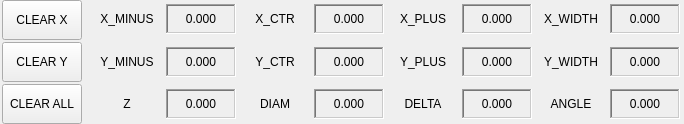
       <widget class="QWidget" name="widget_probe_results" native="true">
        <layout class="QHBoxLayout" name="horizontalLayout_51">
         <property name="spacing">
          <number>4</number>
         </property>
         <property name="leftMargin">
          <number>0</number>
         </property>
         <property name="topMargin">
          <number>0</number>
         </property>
         <property name="rightMargin">
          <number>0</number>
         </property>
         <property name="bottomMargin">
          <number>0</number>
         </property>
         <item>
          <widget class="QWidget" name="widget_clear_results" native="true">
           <property name="maximumSize">
            <size>
             <width>90</width>
             <height>16777215</height>
            </size>
           </property>
           <layout class="QVBoxLayout" name="verticalLayout_45">
            <property name="spacing">
             <number>2</number>
            </property>
            <property name="leftMargin">
             <number>2</number>
            </property>
            <property name="topMargin">
             <number>0</number>
            </property>
            <property name="rightMargin">
             <number>2</number>
            </property>
            <property name="bottomMargin">
             <number>0</number>
            </property>
            <item>
             <widget class="QPushButton" name="btn_clear_x_results">
              <property name="sizePolicy">
               <sizepolicy hsizetype="Fixed" vsizetype="Fixed">
                <horstretch>0</horstretch>
                <verstretch>0</verstretch>
               </sizepolicy>
              </property>
              <property name="minimumSize">
               <size>
                <width>80</width>
                <height>40</height>
               </size>
              </property>
              <property name="maximumSize">
               <size>
                <width>80</width>
                <height>40</height>
               </size>
              </property>
              <property name="text">
               <string>CLEAR X</string>
              </property>
              <property name="filename" stdset="0">
               <string>x_data_reset</string>
              </property>
              <attribute name="buttonGroup">
               <string notr="true">clear_buttonGroup</string>
              </attribute>
             </widget>
            </item>
            <item>
             <widget class="QPushButton" name="btn_clear_y_results">
              <property name="sizePolicy">
               <sizepolicy hsizetype="Fixed" vsizetype="Fixed">
                <horstretch>0</horstretch>
                <verstretch>0</verstretch>
               </sizepolicy>
              </property>
              <property name="minimumSize">
               <size>
                <width>80</width>
                <height>40</height>
               </size>
              </property>
              <property name="maximumSize">
               <size>
                <width>80</width>
                <height>40</height>
               </size>
              </property>
              <property name="text">
               <string>CLEAR Y</string>
              </property>
              <property name="filename" stdset="0">
               <string>y_data_reset</string>
              </property>
              <attribute name="buttonGroup">
               <string notr="true">clear_buttonGroup</string>
              </attribute>
             </widget>
            </item>
            <item>
             <widget class="QPushButton" name="bt_clear_all_results">
              <property name="sizePolicy">
               <sizepolicy hsizetype="Fixed" vsizetype="Fixed">
                <horstretch>0</horstretch>
                <verstretch>0</verstretch>
               </sizepolicy>
              </property>
              <property name="minimumSize">
               <size>
                <width>80</width>
                <height>40</height>
               </size>
              </property>
              <property name="text">
               <string>CLEAR ALL</string>
              </property>
              <property name="filename" stdset="0">
               <string>reset_all_data</string>
              </property>
              <attribute name="buttonGroup">
               <string notr="true">clear_buttonGroup</string>
              </attribute>
             </widget>
            </item>
           </layout>
          </widget>
         </item>
         <item>
          <widget class="QWidget" name="widget_result_table" native="true">
           <layout class="QVBoxLayout" name="verticalLayout_46">
            <property name="spacing">
             <number>4</number>
            </property>
            <property name="leftMargin">
             <number>2</number>
            </property>
            <property name="topMargin">
             <number>0</number>
            </property>
            <property name="rightMargin">
             <number>2</number>
            </property>
            <property name="bottomMargin">
             <number>0</number>
            </property>
            <item>
             <widget class="QWidget" name="widget_x_results" native="true">
              <layout class="QHBoxLayout" name="horizontalLayout_52">
               <property name="spacing">
                <number>4</number>
               </property>
               <property name="leftMargin">
                <number>2</number>
               </property>
               <property name="topMargin">
                <number>0</number>
               </property>
               <property name="rightMargin">
                <number>2</number>
               </property>
               <property name="bottomMargin">
                <number>0</number>
               </property>
               <item>
                <widget class="QLabel" name="label_43">
                 <property name="sizePolicy">
                  <sizepolicy hsizetype="Fixed" vsizetype="Fixed">
                   <horstretch>0</horstretch>
                   <verstretch>0</verstretch>
                  </sizepolicy>
                 </property>
                 <property name="minimumSize">
                  <size>
                   <width>70</width>
                   <height>30</height>
                  </size>
                 </property>
                 <property name="maximumSize">
                  <size>
                   <width>70</width>
                   <height>30</height>
                  </size>
                 </property>
                 <property name="text">
                  <string>X_MINUS</string>
                 </property>
                 <property name="alignment">
                  <set>Qt::AlignCenter</set>
                 </property>
                </widget>
               </item>
               <item>
                <widget class="QLabel" name="status_xminus">
                 <property name="sizePolicy">
                  <sizepolicy hsizetype="Preferred" vsizetype="Fixed">
                   <horstretch>0</horstretch>
                   <verstretch>0</verstretch>
                  </sizepolicy>
                 </property>
                 <property name="minimumSize">
                  <size>
                   <width>70</width>
                   <height>30</height>
                  </size>
                 </property>
                 <property name="maximumSize">
                  <size>
                   <width>70</width>
                   <height>30</height>
                  </size>
                 </property>
                 <property name="frameShape">
                  <enum>QFrame::WinPanel</enum>
                 </property>
                 <property name="frameShadow">
                  <enum>QFrame::Sunken</enum>
                 </property>
                 <property name="text">
                  <string>0.000</string>
                 </property>
                 <property name="alignment">
                  <set>Qt::AlignCenter</set>
                 </property>
                </widget>
               </item>
               <item>
                <widget class="QLabel" name="label_44">
                 <property name="sizePolicy">
                  <sizepolicy hsizetype="Fixed" vsizetype="Fixed">
                   <horstretch>0</horstretch>
                   <verstretch>0</verstretch>
                  </sizepolicy>
                 </property>
                 <property name="minimumSize">
                  <size>
                   <width>70</width>
                   <height>30</height>
                  </size>
                 </property>
                 <property name="maximumSize">
                  <size>
                   <width>70</width>
                   <height>30</height>
                  </size>
                 </property>
                 <property name="text">
                  <string>X_CTR</string>
                 </property>
                 <property name="alignment">
                  <set>Qt::AlignCenter</set>
                 </property>
                </widget>
               </item>
               <item>
                <widget class="QLabel" name="status_xcenter">
                 <property name="sizePolicy">
                  <sizepolicy hsizetype="Preferred" vsizetype="Fixed">
                   <horstretch>0</horstretch>
                   <verstretch>0</verstretch>
                  </sizepolicy>
                 </property>
                 <property name="minimumSize">
                  <size>
                   <width>70</width>
                   <height>30</height>
                  </size>
                 </property>
                 <property name="maximumSize">
                  <size>
                   <width>70</width>
                   <height>30</height>
                  </size>
                 </property>
                 <property name="frameShape">
                  <enum>QFrame::WinPanel</enum>
                 </property>
                 <property name="frameShadow">
                  <enum>QFrame::Sunken</enum>
                 </property>
                 <property name="text">
                  <string>0.000</string>
                 </property>
                 <property name="alignment">
                  <set>Qt::AlignCenter</set>
                 </property>
                </widget>
               </item>
               <item>
                <widget class="QLabel" name="label_45">
                 <property name="sizePolicy">
                  <sizepolicy hsizetype="Fixed" vsizetype="Fixed">
                   <horstretch>0</horstretch>
                   <verstretch>0</verstretch>
                  </sizepolicy>
                 </property>
                 <property name="minimumSize">
                  <size>
                   <width>70</width>
                   <height>30</height>
                  </size>
                 </property>
                 <property name="maximumSize">
                  <size>
                   <width>70</width>
                   <height>30</height>
                  </size>
                 </property>
                 <property name="text">
                  <string>X_PLUS</string>
                 </property>
                 <property name="alignment">
                  <set>Qt::AlignCenter</set>
                 </property>
                </widget>
               </item>
               <item>
                <widget class="QLabel" name="status_xplus">
                 <property name="sizePolicy">
                  <sizepolicy hsizetype="Preferred" vsizetype="Fixed">
                   <horstretch>0</horstretch>
                   <verstretch>0</verstretch>
                  </sizepolicy>
                 </property>
                 <property name="minimumSize">
                  <size>
                   <width>70</width>
                   <height>30</height>
                  </size>
                 </property>
                 <property name="maximumSize">
                  <size>
                   <width>70</width>
                   <height>30</height>
                  </size>
                 </property>
                 <property name="frameShape">
                  <enum>QFrame::WinPanel</enum>
                 </property>
                 <property name="frameShadow">
                  <enum>QFrame::Sunken</enum>
                 </property>
                 <property name="text">
                  <string>0.000</string>
                 </property>
                 <property name="alignment">
                  <set>Qt::AlignCenter</set>
                 </property>
                </widget>
               </item>
               <item>
                <widget class="QLabel" name="label_46">
                 <property name="sizePolicy">
                  <sizepolicy hsizetype="Fixed" vsizetype="Fixed">
                   <horstretch>0</horstretch>
                   <verstretch>0</verstretch>
                  </sizepolicy>
                 </property>
                 <property name="minimumSize">
                  <size>
                   <width>70</width>
                   <height>30</height>
                  </size>
                 </property>
                 <property name="maximumSize">
                  <size>
                   <width>70</width>
                   <height>30</height>
                  </size>
                 </property>
                 <property name="text">
                  <string>X_WIDTH</string>
                 </property>
                 <property name="alignment">
                  <set>Qt::AlignCenter</set>
                 </property>
                </widget>
               </item>
               <item>
                <widget class="QLabel" name="status_xwidth">
                 <property name="sizePolicy">
                  <sizepolicy hsizetype="Preferred" vsizetype="Fixed">
                   <horstretch>0</horstretch>
                   <verstretch>0</verstretch>
                  </sizepolicy>
                 </property>
                 <property name="minimumSize">
                  <size>
                   <width>70</width>
                   <height>30</height>
                  </size>
                 </property>
                 <property name="maximumSize">
                  <size>
                   <width>70</width>
                   <height>30</height>
                  </size>
                 </property>
                 <property name="frameShape">
                  <enum>QFrame::WinPanel</enum>
                 </property>
                 <property name="frameShadow">
                  <enum>QFrame::Sunken</enum>
                 </property>
                 <property name="text">
                  <string>0.000</string>
                 </property>
                 <property name="alignment">
                  <set>Qt::AlignCenter</set>
                 </property>
                </widget>
               </item>
              </layout>
             </widget>
            </item>
            <item>
             <widget class="QWidget" name="widget_y_results" native="true">
              <layout class="QHBoxLayout" name="horizontalLayout_53" stretch="0,0,0,0,0,0,0,0">
               <property name="spacing">
                <number>4</number>
               </property>
               <property name="leftMargin">
                <number>2</number>
               </property>
               <property name="topMargin">
                <number>0</number>
               </property>
               <property name="rightMargin">
                <number>2</number>
               </property>
               <property name="bottomMargin">
                <number>0</number>
               </property>
               <item>
                <widget class="QLabel" name="label_47">
                 <property name="sizePolicy">
                  <sizepolicy hsizetype="Fixed" vsizetype="Fixed">
                   <horstretch>0</horstretch>
                   <verstretch>0</verstretch>
                  </sizepolicy>
                 </property>
                 <property name="minimumSize">
                  <size>
                   <width>70</width>
                   <height>30</height>
                  </size>
                 </property>
                 <property name="maximumSize">
                  <size>
                   <width>70</width>
                   <height>30</height>
                  </size>
                 </property>
                 <property name="text">
                  <string>Y_MINUS</string>
                 </property>
                 <property name="alignment">
                  <set>Qt::AlignCenter</set>
                 </property>
                </widget>
               </item>
               <item>
                <widget class="QLabel" name="status_yminus">
                 <property name="sizePolicy">
                  <sizepolicy hsizetype="Preferred" vsizetype="Fixed">
                   <horstretch>0</horstretch>
                   <verstretch>0</verstretch>
                  </sizepolicy>
                 </property>
                 <property name="minimumSize">
                  <size>
                   <width>70</width>
                   <height>30</height>
                  </size>
                 </property>
                 <property name="maximumSize">
                  <size>
                   <width>70</width>
                   <height>30</height>
                  </size>
                 </property>
                 <property name="frameShape">
                  <enum>QFrame::WinPanel</enum>
                 </property>
                 <property name="frameShadow">
                  <enum>QFrame::Sunken</enum>
                 </property>
                 <property name="text">
                  <string>0.000</string>
                 </property>
                 <property name="alignment">
                  <set>Qt::AlignCenter</set>
                 </property>
                </widget>
               </item>
               <item>
                <widget class="QLabel" name="label_48">
                 <property name="sizePolicy">
                  <sizepolicy hsizetype="Fixed" vsizetype="Fixed">
                   <horstretch>0</horstretch>
                   <verstretch>0</verstretch>
                  </sizepolicy>
                 </property>
                 <property name="minimumSize">
                  <size>
                   <width>70</width>
                   <height>30</height>
                  </size>
                 </property>
                 <property name="maximumSize">
                  <size>
                   <width>70</width>
                   <height>30</height>
                  </size>
                 </property>
                 <property name="text">
                  <string>Y_CTR</string>
                 </property>
                 <property name="alignment">
                  <set>Qt::AlignCenter</set>
                 </property>
                </widget>
               </item>
               <item>
                <widget class="QLabel" name="status_ycenter">
                 <property name="sizePolicy">
                  <sizepolicy hsizetype="Preferred" vsizetype="Fixed">
                   <horstretch>0</horstretch>
                   <verstretch>0</verstretch>
                  </sizepolicy>
                 </property>
                 <property name="minimumSize">
                  <size>
                   <width>70</width>
                   <height>30</height>
                  </size>
                 </property>
                 <property name="maximumSize">
                  <size>
                   <width>70</width>
                   <height>30</height>
                  </size>
                 </property>
                 <property name="frameShape">
                  <enum>QFrame::WinPanel</enum>
                 </property>
                 <property name="frameShadow">
                  <enum>QFrame::Sunken</enum>
                 </property>
                 <property name="text">
                  <string>0.000</string>
                 </property>
                 <property name="alignment">
                  <set>Qt::AlignCenter</set>
                 </property>
                </widget>
               </item>
               <item>
                <widget class="QLabel" name="label_49">
                 <property name="sizePolicy">
                  <sizepolicy hsizetype="Fixed" vsizetype="Preferred">
                   <horstretch>0</horstretch>
                   <verstretch>0</verstretch>
                  </sizepolicy>
                 </property>
                 <property name="minimumSize">
                  <size>
                   <width>70</width>
                   <height>30</height>
                  </size>
                 </property>
                 <property name="maximumSize">
                  <size>
                   <width>70</width>
                   <height>30</height>
                  </size>
                 </property>
                 <property name="text">
                  <string>Y_PLUS</string>
                 </property>
                 <property name="alignment">
                  <set>Qt::AlignCenter</set>
                 </property>
                </widget>
               </item>
               <item>
                <widget class="QLabel" name="status_yplus">
                 <property name="sizePolicy">
                  <sizepolicy hsizetype="Preferred" vsizetype="Fixed">
                   <horstretch>0</horstretch>
                   <verstretch>0</verstretch>
                  </sizepolicy>
                 </property>
                 <property name="minimumSize">
                  <size>
                   <width>70</width>
                   <height>30</height>
                  </size>
                 </property>
                 <property name="maximumSize">
                  <size>
                   <width>70</width>
                   <height>30</height>
                  </size>
                 </property>
                 <property name="frameShape">
                  <enum>QFrame::WinPanel</enum>
                 </property>
                 <property name="frameShadow">
                  <enum>QFrame::Sunken</enum>
                 </property>
                 <property name="text">
                  <string>0.000</string>
                 </property>
                 <property name="alignment">
                  <set>Qt::AlignCenter</set>
                 </property>
                </widget>
               </item>
               <item>
                <widget class="QLabel" name="label_50">
                 <property name="sizePolicy">
                  <sizepolicy hsizetype="Fixed" vsizetype="Fixed">
                   <horstretch>0</horstretch>
                   <verstretch>0</verstretch>
                  </sizepolicy>
                 </property>
                 <property name="minimumSize">
                  <size>
                   <width>70</width>
                   <height>30</height>
                  </size>
                 </property>
                 <property name="maximumSize">
                  <size>
                   <width>70</width>
                   <height>30</height>
                  </size>
                 </property>
                 <property name="text">
                  <string>Y_WIDTH</string>
                 </property>
                 <property name="alignment">
                  <set>Qt::AlignCenter</set>
                 </property>
                </widget>
               </item>
               <item>
                <widget class="QLabel" name="status_ywidth">
                 <property name="sizePolicy">
                  <sizepolicy hsizetype="Preferred" vsizetype="Fixed">
                   <horstretch>0</horstretch>
                   <verstretch>0</verstretch>
                  </sizepolicy>
                 </property>
                 <property name="minimumSize">
                  <size>
                   <width>70</width>
                   <height>30</height>
                  </size>
                 </property>
                 <property name="maximumSize">
                  <size>
                   <width>70</width>
                   <height>30</height>
                  </size>
                 </property>
                 <property name="frameShape">
                  <enum>QFrame::WinPanel</enum>
                 </property>
                 <property name="frameShadow">
                  <enum>QFrame::Sunken</enum>
                 </property>
                 <property name="text">
                  <string>0.000</string>
                 </property>
                 <property name="alignment">
                  <set>Qt::AlignCenter</set>
                 </property>
                </widget>
               </item>
              </layout>
             </widget>
            </item>
            <item>
             <widget class="QWidget" name="widget_z_results" native="true">
              <layout class="QHBoxLayout" name="horizontalLayout_55">
               <property name="spacing">
                <number>4</number>
               </property>
               <property name="leftMargin">
                <number>2</number>
               </property>
               <property name="topMargin">
                <number>0</number>
               </property>
               <property name="rightMargin">
                <number>2</number>
               </property>
               <property name="bottomMargin">
                <number>0</number>
               </property>
               <item>
                <widget class="QLabel" name="label_51">
                 <property name="sizePolicy">
                  <sizepolicy hsizetype="Fixed" vsizetype="Fixed">
                   <horstretch>0</horstretch>
                   <verstretch>0</verstretch>
                  </sizepolicy>
                 </property>
                 <property name="minimumSize">
                  <size>
                   <width>70</width>
                   <height>30</height>
                  </size>
                 </property>
                 <property name="maximumSize">
                  <size>
                   <width>70</width>
                   <height>30</height>
                  </size>
                 </property>
                 <property name="text">
                  <string>Z</string>
                 </property>
                 <property name="alignment">
                  <set>Qt::AlignCenter</set>
                 </property>
                </widget>
               </item>
               <item>
                <widget class="QLabel" name="status_z">
                 <property name="sizePolicy">
                  <sizepolicy hsizetype="Preferred" vsizetype="Fixed">
                   <horstretch>0</horstretch>
                   <verstretch>0</verstretch>
                  </sizepolicy>
                 </property>
                 <property name="minimumSize">
                  <size>
                   <width>70</width>
                   <height>30</height>
                  </size>
                 </property>
                 <property name="maximumSize">
                  <size>
                   <width>70</width>
                   <height>30</height>
                  </size>
                 </property>
                 <property name="frameShape">
                  <enum>QFrame::WinPanel</enum>
                 </property>
                 <property name="frameShadow">
                  <enum>QFrame::Sunken</enum>
                 </property>
                 <property name="text">
                  <string>0.000</string>
                 </property>
                 <property name="alignment">
                  <set>Qt::AlignCenter</set>
                 </property>
                </widget>
               </item>
               <item>
                <widget class="QLabel" name="label_52">
                 <property name="sizePolicy">
                  <sizepolicy hsizetype="Fixed" vsizetype="Fixed">
                   <horstretch>0</horstretch>
                   <verstretch>0</verstretch>
                  </sizepolicy>
                 </property>
                 <property name="minimumSize">
                  <size>
                   <width>70</width>
                   <height>30</height>
                  </size>
                 </property>
                 <property name="maximumSize">
                  <size>
                   <width>70</width>
                   <height>30</height>
                  </size>
                 </property>
                 <property name="text">
                  <string>DIAM</string>
                 </property>
                 <property name="alignment">
                  <set>Qt::AlignCenter</set>
                 </property>
                </widget>
               </item>
               <item>
                <widget class="QLabel" name="status_diameter">
                 <property name="sizePolicy">
                  <sizepolicy hsizetype="Preferred" vsizetype="Fixed">
                   <horstretch>0</horstretch>
                   <verstretch>0</verstretch>
                  </sizepolicy>
                 </property>
                 <property name="minimumSize">
                  <size>
                   <width>70</width>
                   <height>30</height>
                  </size>
                 </property>
                 <property name="maximumSize">
                  <size>
                   <width>70</width>
                   <height>30</height>
                  </size>
                 </property>
                 <property name="frameShape">
                  <enum>QFrame::WinPanel</enum>
                 </property>
                 <property name="frameShadow">
                  <enum>QFrame::Sunken</enum>
                 </property>
                 <property name="text">
                  <string>0.000</string>
                 </property>
                 <property name="alignment">
                  <set>Qt::AlignCenter</set>
                 </property>
                </widget>
               </item>
               <item>
                <widget class="QLabel" name="label_53">
                 <property name="sizePolicy">
                  <sizepolicy hsizetype="Fixed" vsizetype="Fixed">
                   <horstretch>0</horstretch>
                   <verstretch>0</verstretch>
                  </sizepolicy>
                 </property>
                 <property name="minimumSize">
                  <size>
                   <width>70</width>
                   <height>30</height>
                  </size>
                 </property>
                 <property name="maximumSize">
                  <size>
                   <width>70</width>
                   <height>30</height>
                  </size>
                 </property>
                 <property name="text">
                  <string>DELTA</string>
                 </property>
                 <property name="alignment">
                  <set>Qt::AlignCenter</set>
                 </property>
                </widget>
               </item>
               <item>
                <widget class="QLabel" name="status_delta">
                 <property name="sizePolicy">
                  <sizepolicy hsizetype="Preferred" vsizetype="Fixed">
                   <horstretch>0</horstretch>
                   <verstretch>0</verstretch>
                  </sizepolicy>
                 </property>
                 <property name="minimumSize">
                  <size>
                   <width>70</width>
                   <height>30</height>
                  </size>
                 </property>
                 <property name="maximumSize">
                  <size>
                   <width>70</width>
                   <height>30</height>
                  </size>
                 </property>
                 <property name="frameShape">
                  <enum>QFrame::WinPanel</enum>
                 </property>
                 <property name="frameShadow">
                  <enum>QFrame::Sunken</enum>
                 </property>
                 <property name="text">
                  <string>0.000</string>
                 </property>
                 <property name="alignment">
                  <set>Qt::AlignCenter</set>
                 </property>
                </widget>
               </item>
               <item>
                <widget class="QLabel" name="label_54">
                 <property name="sizePolicy">
                  <sizepolicy hsizetype="Fixed" vsizetype="Fixed">
                   <horstretch>0</horstretch>
                   <verstretch>0</verstretch>
                  </sizepolicy>
                 </property>
                 <property name="minimumSize">
                  <size>
                   <width>70</width>
                   <height>30</height>
                  </size>
                 </property>
                 <property name="maximumSize">
                  <size>
                   <width>70</width>
                   <height>30</height>
                  </size>
                 </property>
                 <property name="text">
                  <string>ANGLE</string>
                 </property>
                 <property name="alignment">
                  <set>Qt::AlignCenter</set>
                 </property>
                </widget>
               </item>
               <item>
                <widget class="QLabel" name="status_angle">
                 <property name="sizePolicy">
                  <sizepolicy hsizetype="Preferred" vsizetype="Fixed">
                   <horstretch>0</horstretch>
                   <verstretch>0</verstretch>
                  </sizepolicy>
                 </property>
                 <property name="minimumSize">
                  <size>
                   <width>70</width>
                   <height>30</height>
                  </size>
                 </property>
                 <property name="maximumSize">
                  <size>
                   <width>70</width>
                   <height>30</height>
                  </size>
                 </property>
                 <property name="frameShape">
                  <enum>QFrame::WinPanel</enum>
                 </property>
                 <property name="frameShadow">
                  <enum>QFrame::Sunken</enum>
                 </property>
                 <property name="text">
                  <string>0.000</string>
                 </property>
                 <property name="alignment">
                  <set>Qt::AlignCenter</set>
                 </property>
                </widget>
               </item>
              </layout>
             </widget>
            </item>
           </layout>
          </widget>
         </item>
        </layout>
       </widget>
